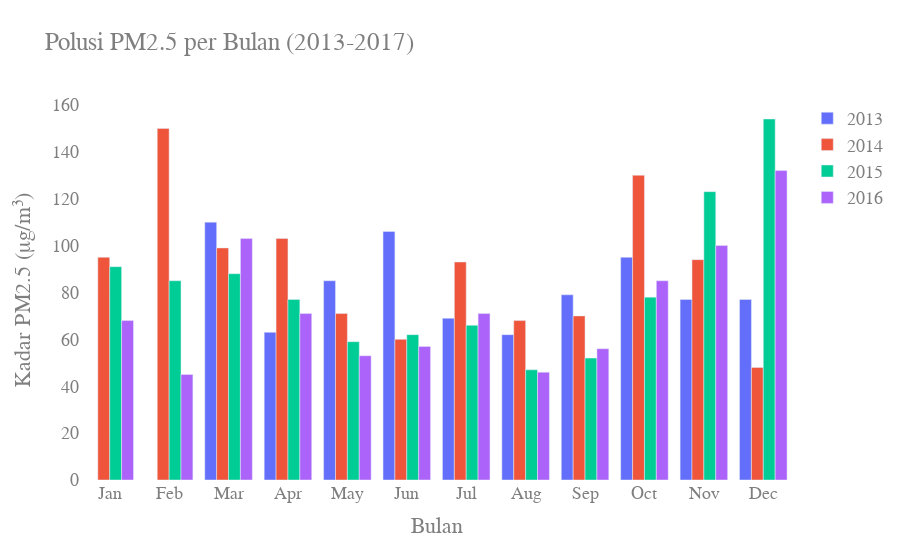

Notebook code for this chart:
### Code cell
# Gabungkan semua dataframe per tahun
all_years_data = pd.concat([aotizhongxin_partikulasi_polusi_bulanan_2013,
                            aotizhongxin_partikulasi_polusi_bulanan_2014,
                            aotizhongxin_partikulasi_polusi_bulanan_2015,
                            aotizhongxin_partikulasi_polusi_bulanan_2016,
                            aotizhongxin_partikulasi_polusi_bulanan_2017])

# Definisikan warna berbeda untuk tiap tahun
year_colors = {
    2013: '#636EFA',  # Blue
    2014: '#EF553B',  # Red
    2015: '#00CC96',  # Green
    2016: '#AB63FA',  # Purple
    2017: '#FFA15A'  # Orange
}

# Membuat bar chart menggunakan Plotly
fig = go.Figure()

# Tambahkan data untuk tiap tahun dengan warna spesifik
for year in range(2013, 2017):
    yearly_data = all_years_data[all_years_data['year'] == year]
    fig.add_trace(go.Bar(
        x=yearly_data['month'],
        y=yearly_data['avg_PM25'],
        name=f'{year}',
        marker_color=year_colors[year],
        hovertemplate='<b>Bulan %{x}</b><br>Tahun: %{customdata}<br>PM2.5: %{y:.2f} μg/m³<extra></extra>',
        customdata=yearly_data['year']
    ))

# Layout dan label
fig.update_layout(
    title='Polusi PM2.5 per Bulan (2013-2017)',
    xaxis=dict(title='Bulan', tickvals=list(range(1, 13)),
               ticktext=['Jan', 'Feb', 'Mar', 'Apr', 'May', 'Jun', 'Jul', 'Aug', 'Sep', 'Oct', 'Nov', 'Dec']),
    yaxis=dict(title='Kadar PM2.5 (μg/m³)'),
    barmode='group',
    hovermode='x unified',
    plot_bgcolor='rgba(0,0,0,0)',
    paper_bgcolor='rgba(0,0,0,0)',
    font=dict(
        family="Courier New, monospace",
        size=18,
        color="#7f7f7f"
    )
)

# Tampilkan grafik
fig.show()

### Figure 1 — Plotly figure (JSON) as saved in the notebook; plotly's stock layout.template omitted (floating-point values rounded to 4 significant figures)
{"data": [{"customdata": [2013, 2013, 2013, 2013, 2013, 2013, 2013, 2013, 2013, 2013], "hovertemplate": "<b>Bulan %{x}</b><br>Tahun: %{customdata}<br>PM2.5: %{y:.2f} μg/m³<extra></extra>", "marker": {"color": "#636EFA"}, "name": "2013", "type": "bar", "x": [3, 4, 5, 6, 7, 8, 9, 10, 11, 12], "y": [110, 63, 85, 106, 69, 62, 79, 95, 77, 77]}, {"customdata": [2014, 2014, 2014, 2014, 2014, 2014, 2014, 2014, 2014, 2014, 2014, 2014], "hovertemplate": "<b>Bulan %{x}</b><br>Tahun: %{customdata}<br>PM2.5: %{y:.2f} μg/m³<extra></extra>", "marker": {"color": "#EF553B"}, "name": "2014", "type": "bar", "x": [1, 2, 3, 4, 5, 6, 7, 8, 9, 10, 11, 12], "y": [95, 150, 99, 103, 71, 60, 93, 68, 70, 130, 94, 48]}, {"customdata": [2015, 2015, 2015, 2015, 2015, 2015, 2015, 2015, 2015, 2015, 2015, 2015], "hovertemplate": "<b>Bulan %{x}</b><br>Tahun: %{customdata}<br>PM2.5: %{y:.2f} μg/m³<extra></extra>", "marker": {"color": "#00CC96"}, "name": "2015", "type": "bar", "x": [1, 2, 3, 4, 5, 6, 7, 8, 9, 10, 11, 12], "y": [91, 85, 88, 77, 59, 62, 66, 47, 52, 78, 123, 154]}, {"customdata": [2016, 2016, 2016, 2016, 2016, 2016, 2016, 2016, 2016, 2016, 2016, 2016], "hovertemplate": "<b>Bulan %{x}</b><br>Tahun: %{customdata}<br>PM2.5: %{y:.2f} μg/m³<extra></extra>", "marker": {"color": "#AB63FA"}, "name": "2016", "type": "bar", "x": [1, 2, 3, 4, 5, 6, 7, 8, 9, 10, 11, 12], "y": [68, 45, 103, 71, 53, 57, 71, 46, 56, 85, 100, 132]}], "layout": {"barmode": "group", "font": {"color": "#7f7f7f", "family": "Courier New, monospace", "size": 18}, "hovermode": "x unified", "paper_bgcolor": "rgba(0,0,0,0)", "plot_bgcolor": "rgba(0,0,0,0)", "title": {"text": "Polusi PM2.5 per Bulan (2013-2017)"}, "xaxis": {"ticktext": ["Jan", "Feb", "Mar", "Apr", "May", "Jun", "Jul", "Aug", "Sep", "Oct", "Nov", "Dec"], "tickvals": [1, 2, 3, 4, 5, 6, 7, 8, 9, 10, 11, 12], "title": {"text": "Bulan"}}, "yaxis": {"title": {"text": "Kadar PM2.5 (μg/m³)"}}}}
